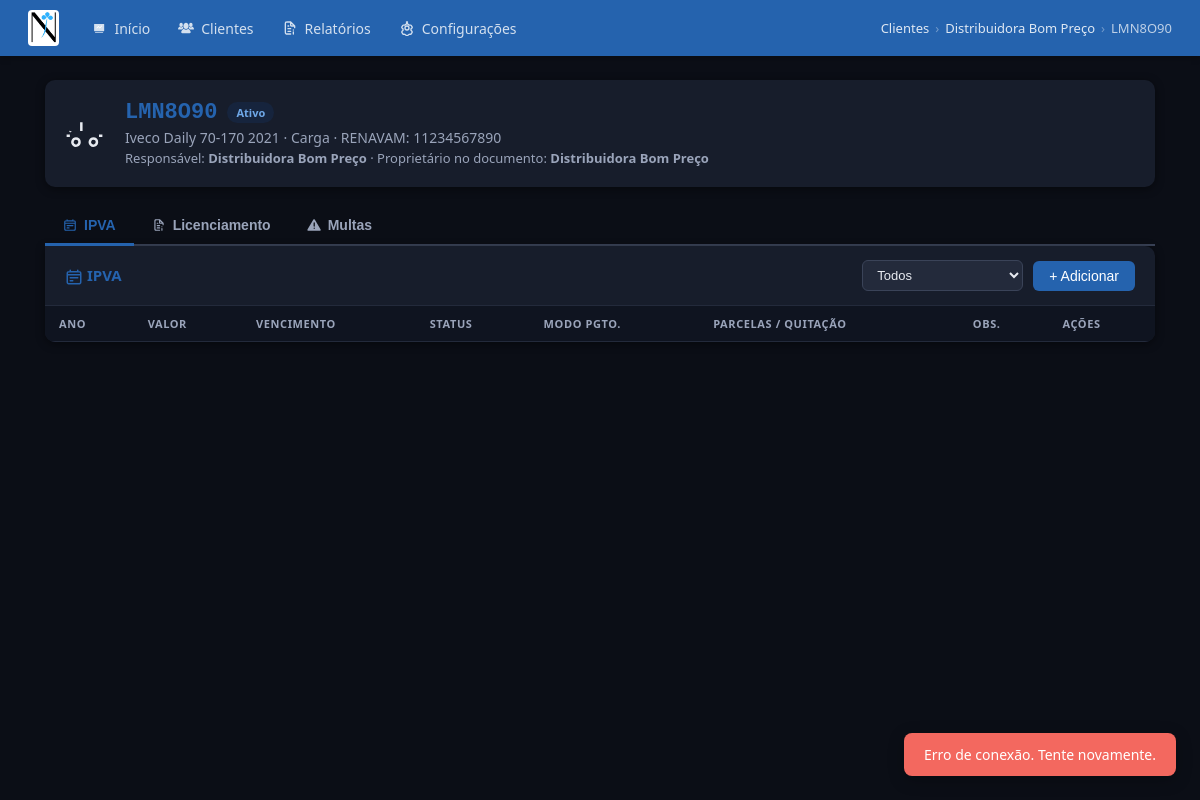
The app's page /veiculos/11/painel with its own data.
### app/models/cliente.py (models this page shows, shortened)
class Cliente(db.Model):
    __tablename__ = "clientes"
    id = db.Column(db.Integer, primary_key=True)
    nome = db.Column(db.String(200), nullable=False)
    cpf = db.Column(db.String(20))
    telefone = db.Column(db.String(30))
    email = db.Column(db.String(100))
    observacao = db.Column(db.Text)
    criado_em = db.Column(db.DateTime, default=datetime.now)
    veiculos = db.relationship("Veiculo", backref="cliente", lazy=True, cascade="all, delete-orphan")
    documentos = db.relationship("Documento", backref="cliente", lazy=True, cascade="all, delete-orphan")

### app/models/veiculo.py (models this page shows)
class Veiculo(db.Model):
    __tablename__ = "veiculos"
    id = db.Column(db.Integer, primary_key=True)
    cliente_id = db.Column(db.Integer, db.ForeignKey("clientes.id"), nullable=False)
    placa = db.Column(db.String(10), nullable=False)
    renavam = db.Column(db.String(20))
    proprietario = db.Column(db.String(200))
    marca_modelo = db.Column(db.String(100))
    situacao = db.Column(db.String(20), default="ativo")
    especie = db.Column(db.String(20), default="passeio")
    observacao = db.Column(db.Text)
    criado_em = db.Column(db.DateTime, default=datetime.now)
    ipva_list = db.relationship("Ipva", backref="veiculo", lazy=True, cascade="all, delete-orphan")
    licenciamentos = db.relationship("Licenciamento", backref="veiculo", lazy=True, cascade="all, delete-orphan")
    multas = db.relationship("Multa", backref="veiculo", lazy=True, cascade="all, delete-orphan")
    def to_dict(self) -> dict:
        return {
            "id": self.id,
            "cliente_id": self.cliente_id,
            "placa": self.placa,
            "renavam": self.renavam or "",
            "proprietario": self.proprietario or "",
            "marca_modelo": self.marca_modelo or "",
            "situacao": self.situacao or "ativo",
            "especie": self.especie or "passeio",
            "observacao": self.observacao or "",
        }

### app/routes/painel.py (the view)
@bp.route("/veiculos/<int:vid>/painel")
def painel(vid):
    v = db.session.get(Veiculo, vid)
    if not v:
        return redirect(url_for("clientes.clientes"))
    cliente = db.session.get(Cliente, v.cliente_id)
    dados = v.to_dict()
    dados["cliente_nome"] = cliente.nome if cliente else ""
    return render_template("painel.html", veiculo=dados)

### app/services/configuracao_service.py (called while the page is built)
    def get(self, chave: str, padrao: Optional[str] = None) -> Optional[str]:
        row = self._session.get(Configuracao, chave)
        if row is not None:
            return row.valor
        return DEFAULTS.get(chave, padrao)

### app/templates/painel.html (shortened to what this page needs)
{% extends "base.html" %}
{% block breadcrumb %}
  <a href="/clientes">Clientes</a><span class="sep">›</span>
  <a href="/clientes/{{ veiculo.cliente_id }}/veiculos">{{ veiculo.cliente_nome }}</a>
  <span class="sep">›</span><span>{{ veiculo.placa }}</span>
{% endblock %}
{% block content %}
<div class="card" style="margin-bottom:20px;">
  <div class="card-body" style="display:flex;align-items:center;gap:20px;flex-wrap:wrap;">
    {{ icon('car','icon icon-xl') }}
    <div style="flex:1;">
      <div style="display:flex;align-items:center;gap:10px;flex-wrap:wrap;">
        <span style="font-size:22px;font-weight:700;font-family:monospace;color:var(--azul);">{{ veiculo.placa }}</span>
        {% if veiculo.situacao == 'ativo' %}<span class="badge badge-ativo">Ativo</span>{% endif %}
      </div>
      <div style="color:var(--sub);font-size:14px;margin-top:3px;">
        {{ veiculo.marca_modelo or '—' }}
        {% if veiculo.especie %} · {{ veiculo.especie.capitalize() }}{% endif %}
        {% if veiculo.renavam %} · RENAVAM: {{ veiculo.renavam }}{% endif %}
      </div>
      <div style="color:var(--sub);font-size:13px;margin-top:2px;">
        Responsável: <strong>{{ veiculo.cliente_nome }}</strong>
        {% if veiculo.proprietario %} · Proprietário no documento: <strong>{{ veiculo.proprietario }}</strong>{% endif %}
      </div>
    </div>
  </div>
</div>
<div class="tabs">
  <button class="tab-btn ativa" data-aba="ipva"          onclick="mudarAba('ipva')">{{ icon('calendar','icon icon-sm') }} IPVA</button>
  <button class="tab-btn"       data-aba="licenciamento" onclick="mudarAba('licenciamento')">{{ icon('file','icon icon-sm') }} Licenciamento</button>
  <button class="tab-btn"       data-aba="multas"        onclick="mudarAba('multas')">{{ icon('warning','icon icon-sm') }} Multas</button>
</div>
<div id="painel-ipva" class="card tab-panel">
  <div class="card-header">
    <h2>{{ icon('calendar') }} IPVA</h2>
    <div style="display:flex;gap:10px;align-items:center;flex-wrap:wrap;">
      <select id="filtro-ipva-status" onchange="carregarIpva()" class="select-filtro">
        <option value="">Todos</option>
      </select>
      <button class="btn btn-primary" onclick="abrirModal('ipva')">+ Adicionar</button>
    </div>
  </div>
  <div class="tabela-wrap">
    <table>
      <thead><tr>
        <th>Ano</th><th>Valor</th><th>Vencimento</th><th>Status</th>
        <th>Modo pgto.</th><th>Parcelas / Quitação</th><th>Obs.</th><th>Ações</th>
      </tr></thead>
    </table>
  </div>
</div>
{% endblock %}

### records on screen
Cliente: cliente_nome "Distribuidora Bom Preço"
Veiculo: placa "LMN8O90", marca_modelo "Iveco Daily 70-170 2021", especie "Carga", renavam "11234567890", proprietario "Distribuidora Bom Preço"
